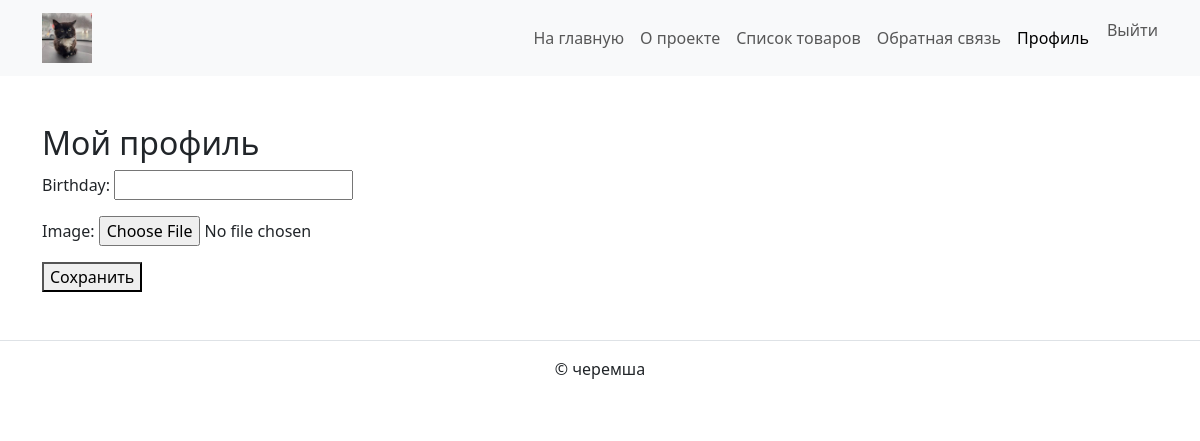
The app's page /users/profile/ (signed in), older data.
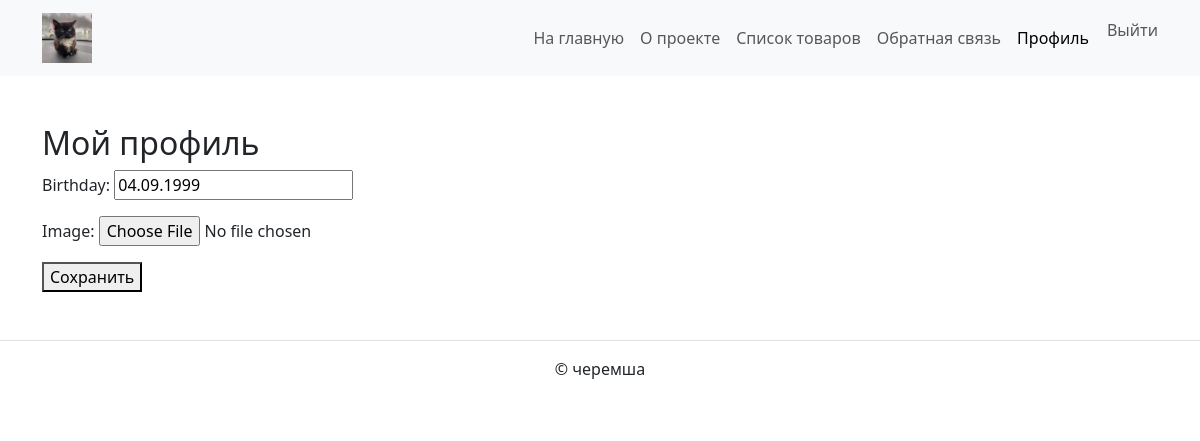
The same page, newer data.
### users/models.py (models this page shows, shortened)
class Profile(models.Model):
    user = models.OneToOneField(User, on_delete=models.CASCADE)
    birthday = models.DateField(null=True, blank=True)
    image = models.ImageField(upload_to='avatars/', null=True, blank=True)
    coffee_count = models.PositiveIntegerField(default=0)

### users/views.py (the view)
# urls.py: path("profile/", profile, name="profile"),
@login_required
def profile(request):
    profile = request.user.profile
    if request.method == "POST":
        form = ProfileForm(request.POST, request.FILES, instance=profile)
        if form.is_valid():
            form.save()
    else:
        form = ProfileForm(instance=profile)
    return render(request, "users/profile.html", {"form": form})

### users/forms.py
class ProfileForm(forms.ModelForm):
    class Meta:
        model = Profile
        fields = ["birthday", "image"]

### templates/users/profile.html (shortened to what this page needs)
{% extends "base.html" %}
{% block content %}
  <h2>Мой профиль</h2>
  <form method="post" enctype="multipart/form-data">
    {{ form.as_p }}
    <button type="submit">Сохранить</button>
  </form>
{% endblock %}

Row changes from the older to the newer data that the page shows:
changed Profile: birthday (not shown) → "04.09.1999"
